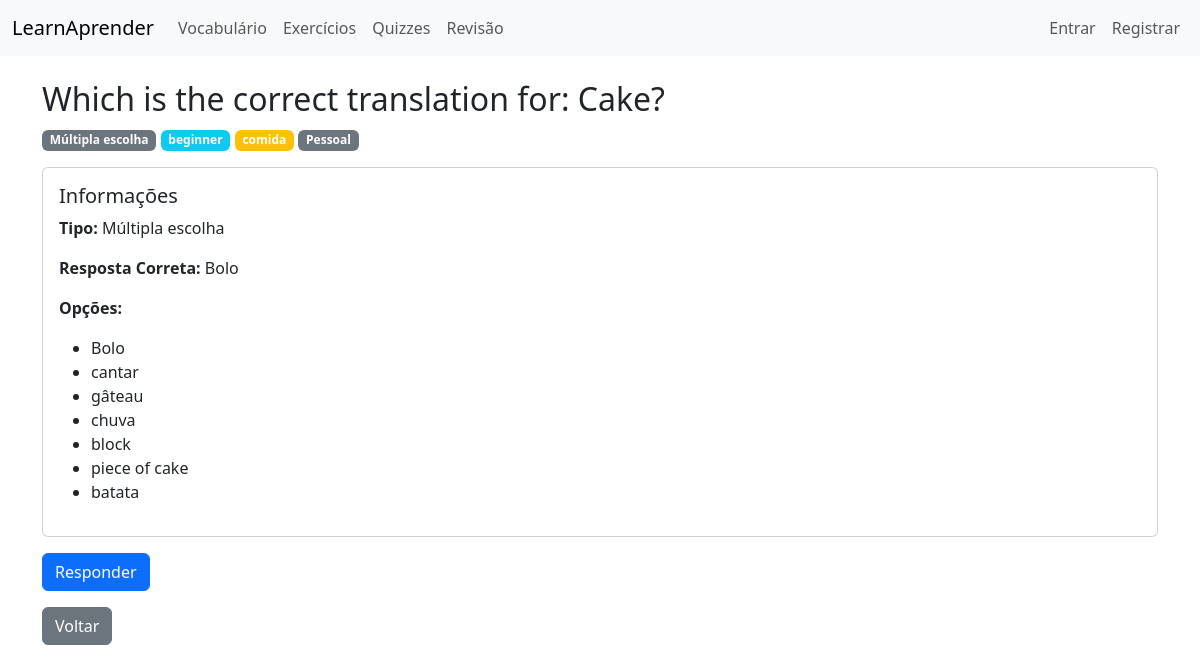
Page /exercises/8/ on the committed database.
### exercises/models.py (models this page shows, shortened)
class Exercise(models.Model):
    TYPE_CHOICES = [
        ('mcq', 'Múltipla escolha'),
        ('gap', 'Preencher lacuna'),
        ('translate', 'Tradução'),
    ]
    question = models.TextField()
    exercise_type = models.CharField(max_length=20, choices=TYPE_CHOICES)
    choices = models.JSONField(blank=True, null=True, help_text='Lista de escolhas para MCQ')
    answer = models.TextField()
    level = models.CharField(max_length=20, blank=True)
    category = models.CharField(max_length=100, blank=True)
    created_by = models.ForeignKey(User, on_delete=models.SET_NULL, null=True, blank=True)
    is_shared = models.BooleanField(default=False, help_text='Se marcado, exercício é disponível para todos os usuários')
    created_at = models.DateTimeField(auto_now_add=True)

### exercises/views.py (the view)
# urls.py: path('<int:pk>/', views.ExerciseDetailView.as_view(), name='detail'),
class ExerciseDetailView(DetailView):
    model = Exercise
    template_name = 'exercises/detail.html'

### templates/exercises/detail.html (shortened to what this page needs)
{% extends 'base.html' %}
{% block content %}
  <h2>{{ object.question }}</h2>
  <p>
    <span class="badge bg-secondary">{{ object.get_exercise_type_display }}</span>
    {% if object.level %}
      <span class="badge bg-info">{{ object.level }}</span>
    {% endif %}
    {% if object.category %}
      <span class="badge bg-warning">{{ object.category }}</span>
    {% endif %}
    {% if object.is_shared %}
      <span class="badge bg-success">Compartilhado</span>
    {% else %}
      <span class="badge bg-secondary">Pessoal</span>
    {% endif %}
  </p>
  <div class="card mb-3">
    <div class="card-body">
      <h5 class="card-title">Informações</h5>
      <p><strong>Tipo:</strong> {{ object.get_exercise_type_display }}</p>
      <p><strong>Resposta Correta:</strong> {{ object.answer }}</p>
      {% if object.choices %}
        <p><strong>Opções:</strong></p>
        <ul>
          {% for choice in object.choices %}
            <li>{{ choice }}</li>
          {% endfor %}
        </ul>
      {% endif %}
    </div>
  </div>
  <div class="mb-3">
    <a class="btn btn-primary" href="{% url 'exercises:take' object.pk %}">Responder</a>
  </div>
  <a class="btn btn-secondary" href="{% url 'exercises:list' %}">Voltar</a>
{% endblock %}

### rows in the picture
Exercise: question "Which is the correct translation for: Cake?", exercise_type "Múltipla escolha", level "beginner", category "comida", answer "Bolo"

### other values in the picture
{{ choice }} "Bolo" "cantar" "gâteau" "chuva" "block" "piece of cake" "batata"
